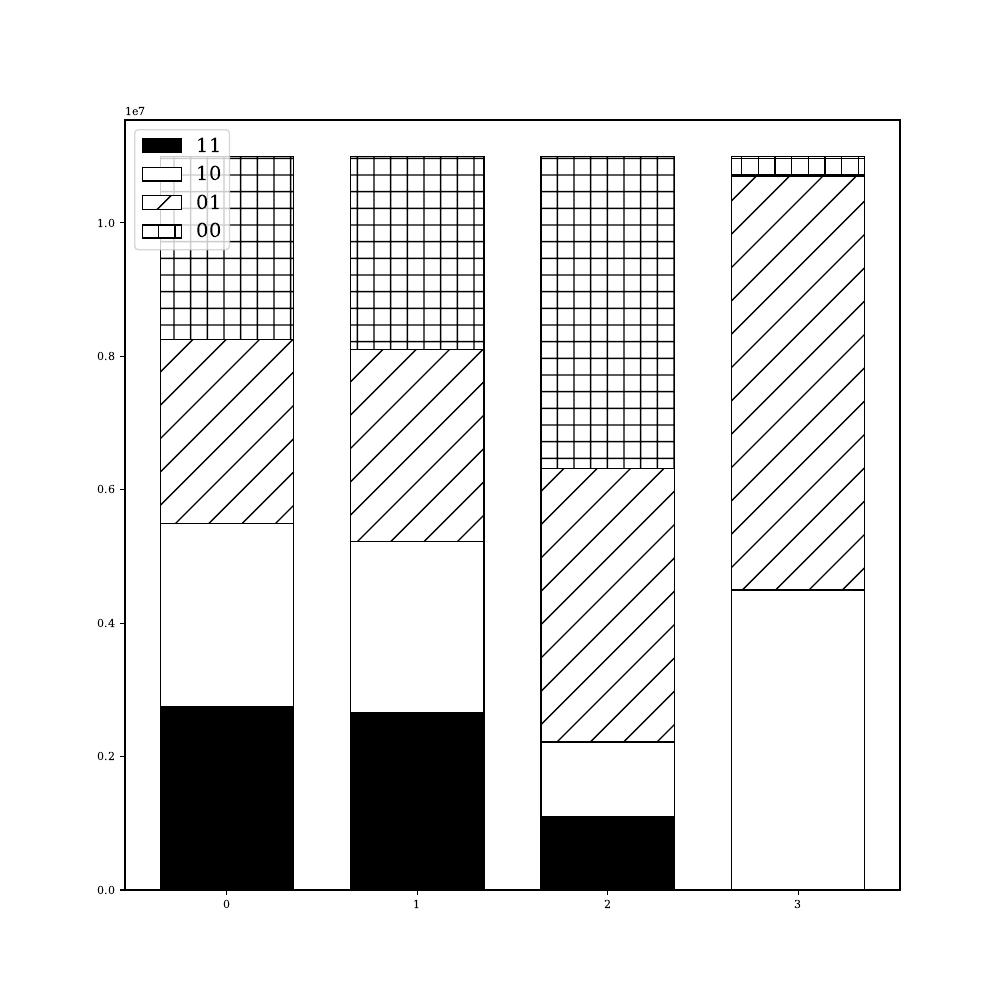

Write the Python code that produced this figure.
"""Count the number pattern 11, 10, 01, and 00"""
import matplotlib.pyplot as plt
from cifar10_models import *
from distiller.data_loggers.collector import collector_context
from functools import partial
from tabulate import tabulate
from torch.utils.tensorboard import SummaryWriter
from tqdm import tqdm
from utils import progress_bar
import argparse
import copy
import distiller
import logging
import numpy as np
import os
import pandas as pd
import pdb
import random
import torch
import torch.backends.cudnn as cudnn
import torch.nn as nn
import torch.nn.functional as F
import torch.optim as optim
import torchvision
import torchvision.transforms as transforms
import traceback
from matplotlib import font_manager
from matplotlib import rcParams
from matplotlib import rc
import matplotlib as mpl
torch.set_printoptions(profile="full")

parser = argparse.ArgumentParser(description="PyTorch CIFAR10 Training")
parser.add_argument("--lr", default=0.1, type=float, help="learning rate")
parser.add_argument("--mlc", default=8, type=int, help="Number of mlc bits")
parser.add_argument("--name", default="Name", type=str, help="Name of run")
parser.add_argument("--method", default="proposed_method", type=str, help="Running method")
parser.add_argument("--model", default="resnet18", type=str, help="Model")
parser.add_argument("--gpu", default="0", type=str, help="GPU ids")
parser.add_argument(
    "--save_data", "-s", action="store_true", help="Save the data")
parser.add_argument(
    "--encode", "-e", action="store_true", help="Encoding for flipcy and helmet")
parser.add_argument(
    "--resume", "-r", action="store_true", help="resume from checkpoint"
)
parser.add_argument("--num_bits", default=8, type=int, help="Number of quantized bits")
distiller.quantization.add_post_train_quant_args(parser)
args = parser.parse_args()

os.environ["CUDA_DEVICE_ORDER"] = "PCI_BUS_ID"
os.environ["CUDA_VISIBLE_DEVICES"] = f"{args.gpu}"

def main():

    device = "cuda" if torch.cuda.is_available() else "cpu"
    best_acc = 0  # best test accuracy
    start_epoch = 0  # start from epoch 0 or last checkpoint epoch
# Data
    print("==> Preparing data..")
    transform_train = transforms.Compose(
        [
            transforms.RandomCrop(32, padding=4),
            transforms.RandomHorizontalFlip(),
            transforms.ToTensor(),
            transforms.Normalize((0.4914, 0.4822, 0.4465), (0.2023, 0.1994, 0.2010)),
        ]
    )

    transform_test = transforms.Compose(
        [
            transforms.ToTensor(),
            transforms.Normalize((0.4914, 0.4822, 0.4465), (0.2023, 0.1994, 0.2010)),
        ]
    )

    trainset = torchvision.datasets.CIFAR10(
        root="~/Datasets/cifar10/", train=True, download=False, transform=transform_train
    )
    trainloader = torch.utils.data.DataLoader(
        trainset, batch_size=500, shuffle=True, num_workers=2
    )

    testset = torchvision.datasets.CIFAR10(
        root="~/Datasets/cifar10/", train=False, download=False, transform=transform_test
    )
    testloader = torch.utils.data.DataLoader(
        testset, batch_size=100, shuffle=False, num_workers=2
    )

    classes = (
        "plane",
        "car",
        "bird",
        "cat",
        "deer",
        "dog",
        "frog",
        "horse",
        "ship",
        "truck",
    )

    print("==> Building model..")
    if args.model == "resnet18":
        net = ResNet18()
        net.load_state_dict(torch.load("./checkpoint/resnet.pt")['net'])
    elif args.model == "LeNet":
        net = googlenet()
        net.load_state_dict(torch.load("./checkpoint/googlenet.pt"))
    elif args.model == "Inception":
        net = Inception3()
        net.load_state_dict(torch.load("./checkpoint/inception_v3.pt"))

    net = net.to(device)

    criterion = nn.CrossEntropyLoss()
    optimizer = optim.SGD(net.parameters(), lr=args.lr, momentum=0.9, weight_decay=5e-4)

    if not os.path.isfile(f"./quant_stats/{args.model}.yaml"):
        distiller.utils.assign_layer_fq_names(net)
        msglogger.info("Generating quantization calibration stats based on {0} users".format(args.qe_calibration))
        collector = distiller.data_loggers.QuantCalibrationStatsCollector(net)
        with collector_context(collector):
            test(net, criterion, optimizer, valloader, device="cuda")
        yaml_path = f"./quant_stats/{args.model}.yaml"
        collector.save(yaml_path)
        print("Done")

    # Quantize the model
    assert os.path.isfile(f"./quant_stats/{args.model}.yaml"), "You should do activation calibration first"
    args.qe_stats_file = f"./quant_stats/{args.model}.yaml"
    args.qe_bits_acts = args.num_bits
    args.qe_bits_wts = args.num_bits
    args.qe_config_file = "./resnet18_imagenet_post_train.yaml"
    quantizer = distiller.quantization.PostTrainLinearQuantizer.from_args(net, args)
    quantizer.prepare_model(torch.randn(100, 3, 32, 32))
    orig_state_dict = copy.deepcopy(net.state_dict())

# Count number of pattern:
    if args.num_bits == 16:
        dtype = np.uint16
    elif args.num_bits == 8:
        dtype = np.uint8
    with torch.no_grad():
        list_11 = [3]
        list_10 = [2]
        list_01 = [1]
        list_00 = [0]
        for shift in range(2, args.num_bits, 2):
            next_pos = 2 ** (shift)
            list_11.append(3 * next_pos)
            list_10.append(2 * next_pos)
            list_01.append(1 * next_pos)
            list_00.append(0)
        tensor_11 = np.array(list_11, dtype=dtype)
        tensor_10 = np.array(list_10, dtype=dtype)
        tensor_01 = np.array(list_01, dtype=dtype)
        tensor_00 = np.array(list_00, dtype=dtype)
        index_bit = np.arange(0, args.num_bits, 2)

        # total11 = np.array([0, 0, 0, 0])
        # total10 = np.array([0, 0, 0, 0])
        # total01 = np.array([0, 0, 0, 0])
        # total00 = np.array([0, 0, 0, 0])
        total11 = []
        total10 = []
        total01 = []
        total00 = []

        index = 1
        for (name, weight) in tqdm(net.named_parameters(), desc="Counting pattern: ", leave=False):
            if ( "weight" in name ) and ( "bn" not in name ) and ("shortcut" not in name):
                weight = weight.cpu().numpy().astype(dtype)
                _, index_11 = count(weight, tensor_11, tensor_11, index_bit, num_bits=args.num_bits)
                _, index_01 = count(weight, tensor_01, tensor_11, index_bit, num_bits=args.num_bits)
                _, index_10 = count(weight, tensor_10, tensor_11, index_bit, num_bits=args.num_bits)
                _, index_00 = count(weight, tensor_00, tensor_11, index_bit, num_bits=args.num_bits)

                num_11 = np.unique(index_11[:, 1], return_counts=True)[1]
                num_01 = np.unique(index_01[:, 1], return_counts=True)[1]
                num_10 = np.unique(index_10[:, 1], return_counts=True)[1]
                num_00 = np.unique(index_00[:, 1], return_counts=True)[1]

                # total11+=num_11
                # total01+=num_01
                # total10+=num_10
                # total00+=num_00
                total = num_11 + num_01 + num_10 + num_00
                num_11 = num_11/total*100
                num_10 = num_10/total*100
                num_01 = num_01/total*100
                num_00 = num_00/total*100
                total11.append(num_11)
                total10.append(num_10)
                total01.append(num_01)
                total00.append(num_00)

    total11 = np.array(total11)
    total01 = np.array(total01)
    total10 = np.array(total10)
    total00 = np.array(total00)

    with plt.style.context(['ieee', 'no-latex']):
        mpl.rcParams['font.family'] = 'NimbusRomNo9L'
        fig, ax = plt.subplots(figsize=(6, 2))
        labels = (np.arange(4, dtype=np.float64) + 1)*10
        width = 0.5      # the width of the bars: can also be len(x) sequence
        total1110 = total11 + total10
        total111001 = total11 + total10 + total01

        ax.bar(labels, total11[0, :], width, edgecolor="black", color="#d7191c", label='11', align='center')
        ax.bar(labels, total10[0, :], width, edgecolor="black", color="#fdae61", bottom=total11[0, :],
               label='10', align='center')
        ax.bar(labels, total01[0, :], width, edgecolor="black", color="#abd9e9",  bottom=total1110[0, :],
               label='01', align='center')
        ax.bar(labels, total00[0, :], width, edgecolor="black", color="#2c7bb6",  bottom=total111001[0, :],
               label='00', align='center')

        for i in range(1, 18):
            labels += 0.5
            ax.bar(labels, total11[i, :], width, edgecolor="black", color="#d7191c",  align='center')
            ax.bar(labels, total10[i, :], width, edgecolor="black", color="#fdae61", bottom=total11[i, :],
                    align='center')
            ax.bar(labels, total01[i, :], width, edgecolor="black", color="#abd9e9",  bottom=total1110[i, :],
                    align='center')
            ax.bar(labels, total00[i, :], width, edgecolor="black", color="#2c7bb6",  bottom=total111001[i, :],
                    align='center')
        # ax.legend(loc=0, prop={"size": 14})
    ax.set_xlabel("Time (s)", fontsize=8)
    ax.set_ylabel("Cifa10 Test Accuracy (%)", fontsize=8)
    plt.tight_layout()
    fig.savefig("./Figures/count_pattern_quantized_layers.svg", dpi=300)
    # os.system("zathura count_pattern_quantized_layers.pdf")

    # with plt.style.context(['ieee', 'no-latex']):
    #     fig, ax = plt.subplots(figsize=(10, 10))
    #     labels = ['0', '1', '2', '3']
    #     width = 0.7      # the width of the bars: can also be len(x) sequence
    #     total1110 = total11 + total10
    #     total111001 = total11 + total10 + total01
    #     ax.bar(labels, total11, width, edgecolor="black", color="black", label='11')
    #     ax.bar(labels, total10, width, edgecolor="black", color="white", bottom=total11,
    #            label='10')
    #     ax.bar(labels, total01, width, edgecolor="black", color="white", hatch="/", bottom=total1110,
    #            label='01')
    #     ax.bar(labels, total00, width, edgecolor="black", color="white", hatch="+", bottom=total111001,
    #            label='00')
    #     ax.legend(loc=0, prop={"size": 14})
    # fig.savefig("count_pattern_quantized.pdf", dpi=300)
    # os.system("zathura count_pattern_quantized.pdf")

def count(weight, tensor_10, tensor_11, index_bit, num_bits):
    num_10 = 0
    indices_10 = []
    weight = weight.flatten()
    for tensor_10_i, tensor_11_i, index_b in zip(tensor_10, tensor_11, index_bit):
        and_result = np.bitwise_and(tensor_11_i, weight)
        index_10 = (and_result == tensor_10_i).nonzero()[0]
        bit_index = np.full_like(index_10, index_b)
        index_tensor = np.stack((index_10, bit_index))
        indices_10.append(index_tensor)
        num_10 += index_10.size
    total_index_10 = np.concatenate(indices_10, axis=1)
    total_index_10 = np.transpose(total_index_10, (1, 0))
    return num_10, total_index_10

def test(net, criterion, optimizer, testloader, device):
    global best_acc
    net.eval()
    test_loss = 0
    correct = 0
    total = 0
    with torch.no_grad():
        for batch_idx, (inputs, targets) in enumerate(testloader):
            inputs, targets = inputs.to(device), targets.to(device)
            outputs = net(inputs)
            loss = criterion(outputs, targets)
            test_loss += loss.item()
            _, predicted = outputs.max(1)
            total += targets.size(0)
            correct += predicted.eq(targets).sum().item()
            progress_bar(
                batch_idx,
                len(testloader),
                "Loss: %.3f | Acc: %.3f%% (%d/%d)"
                % (
                    test_loss / (batch_idx + 1),
                    100.0 * correct / total,
                    correct,
                    total,
                ),
            )
    acc = 100.0 * correct / total
    return acc

if __name__ == "__main__":
    main()
